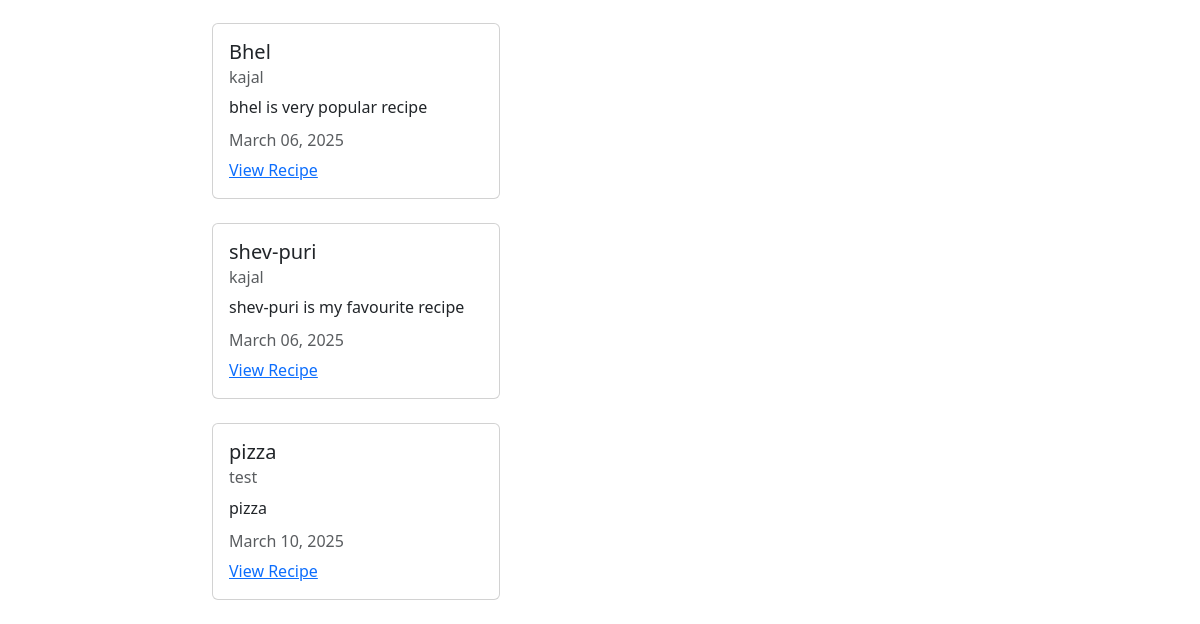
The app's page / (lower part), older data.
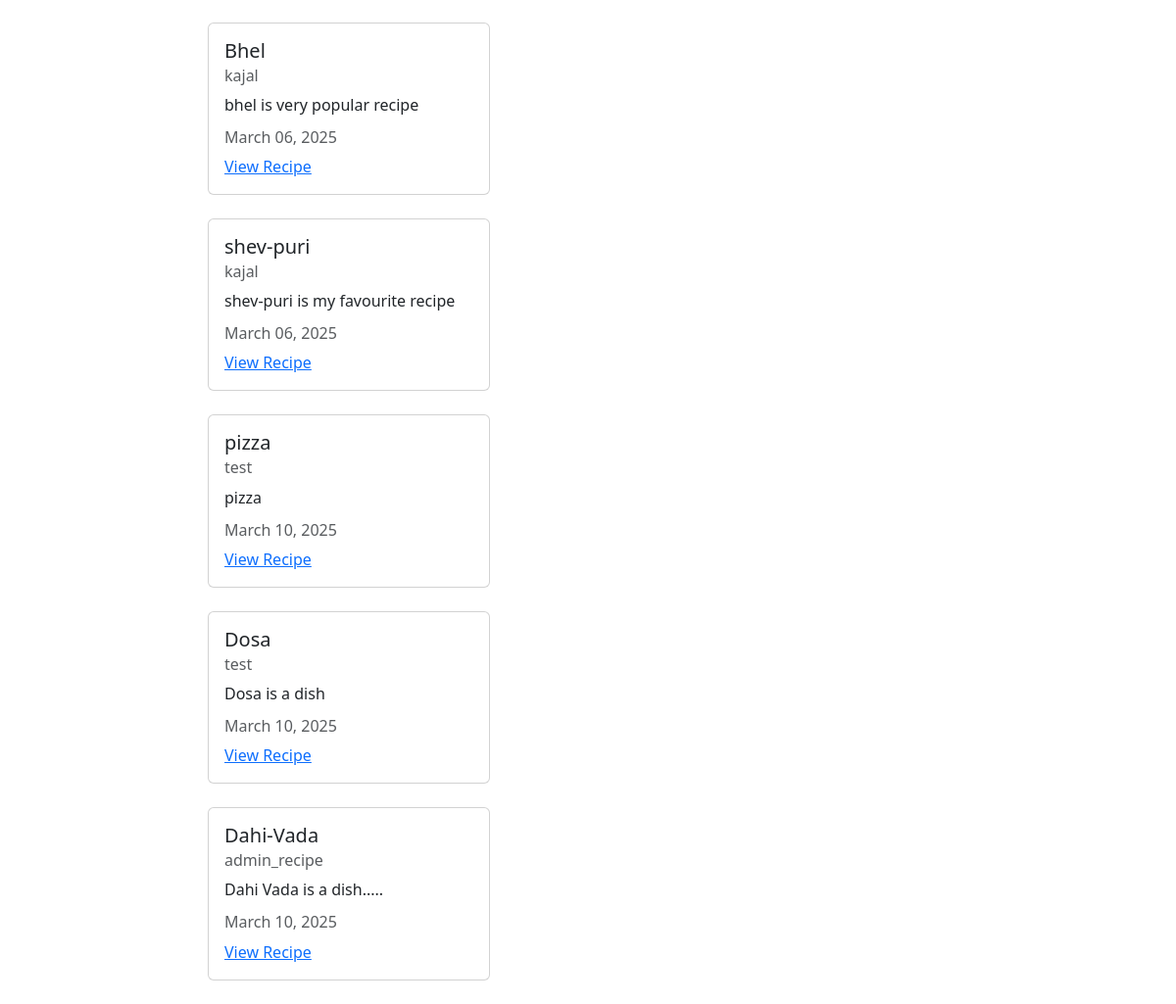
The same page, newer data.
### recipes/models.py (models this page shows, shortened)
class Recipe(models.Model):
    title=models.CharField(max_length=100)
    description=models.TextField()
    author=models.ForeignKey(User,on_delete=models.CASCADE)
    created_at=models.DateTimeField(auto_now_add=True)
    updated_at=models.DateTimeField(auto_now=True)

### recipes/views.py (the view)
# urls.py: path('',views.RecipeListView.as_view(),name="recipes-home"),
class RecipeListView(ListView):
    model=models.Recipe
    template_name='recipes/home.html'
    context_object_name='recipes'

### recipes/templates/recipes/home.html (shortened to what this page needs)
{% extends 'recipes/base.html'%}
{% block content%}
    {% for recipe in recipes%}
       <div class="card my-4" style="width: 18rem;">
        <div class="card-body">
          <h5 class="card-title">{{recipe.title}}</h5>
          <h6 class="card-subtitle mb-2 text-body-secondary">{{recipe.author}}</h6>
          <p class="card-text">{{recipe.description}}</p>
          <h6 class="card-subtitle mb-2 text-body-secondary">{{recipe.updated_at | date:"F d, Y"}}</h6>
          <a href="{%url 'recipes-detail' recipe.pk%}" class="card-link">View Recipe</a>
        </div>
      </div>
    {% endfor %}
{%endblock content%}

### recipes/templates/recipes/base.html (shortened to what this page needs)
<!DOCTYPE html>
<html lang="en">
<head>
    <link href="https://cdn.jsdelivr.net/npm/bootstrap@5.3.3/dist/css/bootstrap.min.css" rel="stylesheet">
</head>
<body>
      <div class="container mt-4 col-8">
        {% block content%}    {% endblock content %}
      </div>
</body>
</html>

Row changes from the older to the newer data that the page shows:
added Recipe: title "Dosa", author "test", description "Dosa is a dish", updated_at "March 10, 2025"
added Recipe: title "Dahi-Vada", author "admin_recipe", description "Dahi Vada is a dish.....", updated_at "March 10, 2025"
